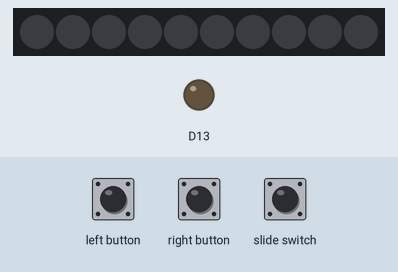
Simulated run of this sketch. Board: Adafruit Circuit Playground Express. On the bench: 10 RGB LEDs in strip order, left to right, output pins drawn as LEDs (lit = HIGH). Inputs (shaded band) come from the test bench. Dim RGB values are drawn brighter than linear; random numbers use the default seed unless the sketch sets one; what the sketch prints to the serial monitor is not drawn.

Above: at 1.2 s.
1.3 s: slide switch pulsed LOW 2 times (0.12 s each, 0.3 s apart)
3.4 s: right button pulsed HIGH 5 times (0.12 s each, 0.3 s apart)
At 5.5 s:
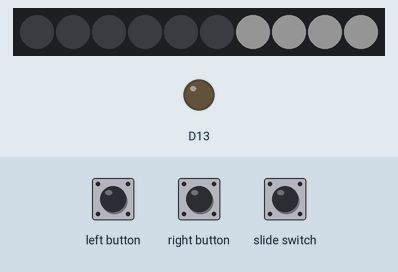
7.9 s: right button pressed for 0.15 s
At 9.3 s:
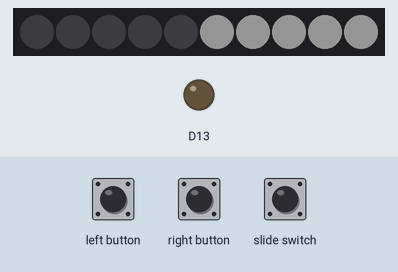
Timing chart, 0 to 10.0 s (numbered marks = the images above; inputs shaded):
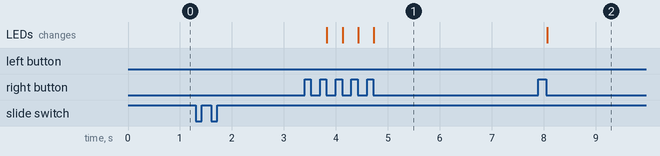

Measured:
- after the input at 3.4 s, the LEDs: first change after 0.43 s (image 1 shows a later state)

The sketch:

Game_Final.ino
```cpp
#include <Adafruit_CircuitPlayground.h>

int button1 = 4;
int button2 = 5;
int switchPin = 7;
int limiter=1;

volatile bool button1Flag = 0;
volatile bool button2Flag = 0;
volatile bool switchState = 0;
volatile bool switchFlag = 0;

volatile int player1Control = 0;
volatile int player2Control = 0;
volatile int j = 0;
volatile int i = 0;


void setup() {
  CircuitPlayground.begin();
  Serial.begin(9600);

  pinMode(switchPin, INPUT_PULLUP);
  pinMode(button1, INPUT_PULLDOWN);
  pinMode(button2, INPUT_PULLDOWN);

  attachInterrupt(digitalPinToInterrupt(7), onOff, CHANGE);
  attachInterrupt(digitalPinToInterrupt(4), player1, FALLING);
  attachInterrupt(digitalPinToInterrupt(5), player2, FALLING);
}

void loop() {

if(button1Flag){      //if button1 pressed, light up player 1 side in order neo pixels 0-4
  delay(5);
  CircuitPlayground.clearPixels();
  player1Control = j++;
  if(player1Control>5){
    j = 0;
  }
  button1Flag = 0;
  }

  if(switchFlag){
    delay(5);
    CircuitPlayground.clearPixels();
    switchState = digitalRead(switchPin);
    switchFlag = 0;
    player1Control = 0;
    player2Control = 0;
    limiter=1;
    i = 0;
    j = 0;
  }

if(button2Flag){      //if button1 pressed, light up player 2 side in order neo pixels 0-4
  delay(5);
  CircuitPlayground.clearPixels();
  player2Control = i++;
  if(player2Control>5){
    i = 0;
  }
  button2Flag = 0;
  }

if(switchState){

  switch(player1Control)
{
  case 0:
  CircuitPlayground.setPixelColor(9, 0, 0, 0);
  CircuitPlayground.setPixelColor(8, 0, 0, 0);
  CircuitPlayground.setPixelColor(7, 0, 0, 0);
  CircuitPlayground.setPixelColor(6, 0, 0, 0);
  CircuitPlayground.setPixelColor(5, 0, 0, 0);
  break;
  case 1:
    neoPixel0();
    break;
  case 2:
    neoPixel1();
    break;
  case 3:
    neoPixel2();
    break;
  case 4:
    neoPixel3();
    break;
  case 5:
    neoPixel4();
    break;
  case 6:
    coloredSparkle(10);
    break;
  default:
    break;
}
 Serial.println(player2Control);
  switch(player2Control)
{
  case 0:
  CircuitPlayground.setPixelColor(0, 0, 0, 0);
  CircuitPlayground.setPixelColor(1, 0, 0, 0);
  CircuitPlayground.setPixelColor(2, 0, 0, 0);
  CircuitPlayground.setPixelColor(3, 0, 0, 0);
  CircuitPlayground.setPixelColor(4, 0, 0, 0);
    break;
  case 1:
    neoPixel9();
    break;
  case 2:
    neoPixel8();
    break;
  case 3:
    neoPixel7();
    break;
  case 4:
    neoPixel6();
    break;
  case 5:
    neoPixel5();
    break;
  case 6:
    coloredSparkle2(10);
    break;
  default:
    break;
}

  }
}


// if(button2Flag){      //if button1 pressed, light up player 2 side in order neo pixels 0-4
//   CircuitPlayground.clearPixels();
//   player2Control = i++;
//   if(player2Control>4){
//     i = 0;
//   }
//   button2Flag = 0;
//   }

// if(switchState){
//   switch(player2Control)
// {
//   case 0:
//     neoPixel9();
//     break;
//   case 1:
//     neoPixel8();
//     break;
//   case 2:
//     neoPixel7();
//     break;
//   case 3:
//     neoPixel6();
//     break;
//   case 4:
//     neoPixel5();
//     break;
//   case 5:
//     coloredSparkle2(10);
//     break;
//   default:
//     break;
// }
//   }

//}

//Player1 neopixels
void neoPixel0(){
  CircuitPlayground.setPixelColor(0, 0, 0, 255);
}

void neoPixel1(){
  CircuitPlayground.setPixelColor(0, 0, 0, 255);
  CircuitPlayground.setPixelColor(1, 0, 0, 255);
}

void neoPixel2(){
  CircuitPlayground.setPixelColor(0, 0, 0, 255);
  CircuitPlayground.setPixelColor(1, 0, 0, 255);
  CircuitPlayground.setPixelColor(2, 0, 0, 255);
}

void neoPixel3(){
  CircuitPlayground.setPixelColor(0, 0, 0, 255);
  CircuitPlayground.setPixelColor(1, 0, 0, 255);
  CircuitPlayground.setPixelColor(2, 0, 0, 255);
  CircuitPlayground.setPixelColor(3, 0, 0, 255);
}

void neoPixel4(){
  CircuitPlayground.setPixelColor(0, 0, 0, 255);
  CircuitPlayground.setPixelColor(1, 0, 0, 255);
  CircuitPlayground.setPixelColor(2, 0, 0, 255);
  CircuitPlayground.setPixelColor(3, 0, 0, 255);
  CircuitPlayground.setPixelColor(4, 0, 0, 255);
}

//Player 2 neopixels
void neoPixel9(){
  CircuitPlayground.setPixelColor(9, 255, 255, 255);
}

void neoPixel8(){
  CircuitPlayground.setPixelColor(9, 255, 255, 255);
  CircuitPlayground.setPixelColor(8, 255, 255, 255);
}

void neoPixel7(){
  CircuitPlayground.setPixelColor(9, 255, 255, 255);
  CircuitPlayground.setPixelColor(8, 255, 255, 255);
  CircuitPlayground.setPixelColor(7, 255, 255, 255);
}

void neoPixel6(){
  CircuitPlayground.setPixelColor(9, 255, 255, 255);
  CircuitPlayground.setPixelColor(8, 255, 255, 255);
  CircuitPlayground.setPixelColor(7, 255, 255, 255);
  CircuitPlayground.setPixelColor(6, 255, 255, 255);
}

void neoPixel5(){
  CircuitPlayground.setPixelColor(9, 255, 255, 255);
  CircuitPlayground.setPixelColor(8, 255, 255, 255);
  CircuitPlayground.setPixelColor(7, 255, 255, 255);
  CircuitPlayground.setPixelColor(6, 255, 255, 255);
  CircuitPlayground.setPixelColor(5, 255, 255, 255);
}

//Player 1 Wint
void coloredSparkle(int flashTime){
  int LED_num = random(0,5);
  CircuitPlayground.setPixelColor(LED_num, 0, 0, 255);
  delay(flashTime/2);
  CircuitPlayground.setPixelColor(LED_num, 0, 0, 0);
  delay(flashTime/2);

if(i=5){
  if (limiter==1){
  player2Control=-1;
  CircuitPlayground.setPixelColor(9, 0, 0, 0);
  CircuitPlayground.setPixelColor(8, 0, 0, 0);
  CircuitPlayground.setPixelColor(7, 0, 0, 0);
  CircuitPlayground.setPixelColor(6, 0, 0, 0);
  CircuitPlayground.setPixelColor(5, 0, 0, 0);
  limiter=0;
  }
  CircuitPlayground.setPixelColor(9, 255, 0, 0);
  CircuitPlayground.setPixelColor(8, 255, 0, 0);
  CircuitPlayground.setPixelColor(7, 255, 0, 0);
  CircuitPlayground.setPixelColor(6, 255, 0, 0);
  CircuitPlayground.setPixelColor(5, 255, 0, 0);
}
}

//Player 2 Win
void coloredSparkle2(int flashTime){
  int LED_num = random(5, 10);
  CircuitPlayground.setPixelColor(LED_num, 255, 255, 255);
  delay(flashTime/2);
  CircuitPlayground.setPixelColor(LED_num, 0, 0, 0);
  delay(flashTime/2);
if(i=5){
  if (limiter==1){
  player1Control=-1;
  CircuitPlayground.setPixelColor(0, 0, 0, 0);
  CircuitPlayground.setPixelColor(1, 0, 0, 0);
  CircuitPlayground.setPixelColor(2, 0, 0, 0);
  CircuitPlayground.setPixelColor(3, 0, 0, 0);
  CircuitPlayground.setPixelColor(4, 0, 0, 0);
  limiter=0;
  }
  CircuitPlayground.setPixelColor(0, 255, 0, 0);
  CircuitPlayground.setPixelColor(1, 255, 0, 0);
  CircuitPlayground.setPixelColor(2, 255, 0, 0);
  CircuitPlayground.setPixelColor(3, 255, 0, 0);
  CircuitPlayground.setPixelColor(4, 255, 0, 0);
}
}

void onOff(){
  switchFlag = 1;
}

void player1(){
  button1Flag = 1;
}

void player2(){
  button2Flag = 1;
}
```
